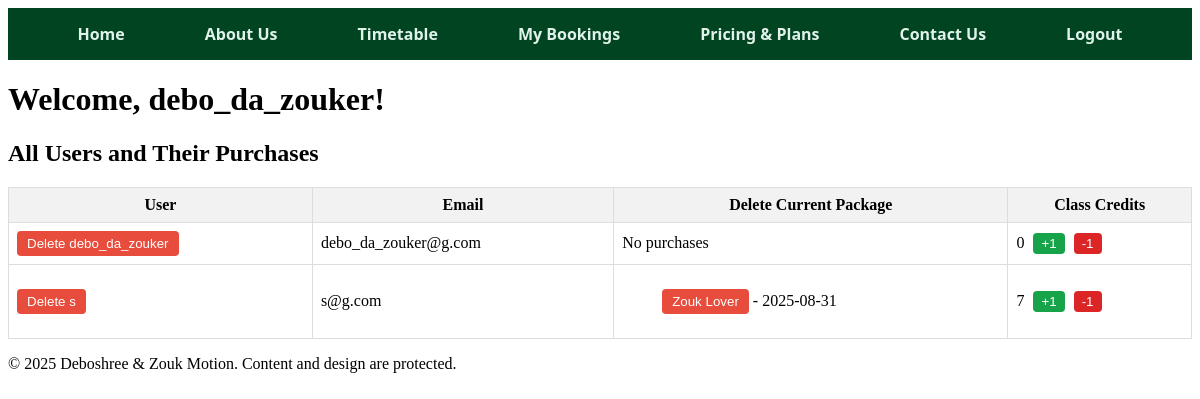
The page /dashboard (signed in) on the database its author committed.
### app.py (models this page shows)
class User(db.Model):
    id = db.Column(db.Integer, primary_key=True)
    name = db.Column(db.String(150))
    email = db.Column(db.String(150), unique=True, nullable=False)
    password = db.Column(db.String(200), nullable=False)
    remaining_classes = db.Column(db.Integer, default=0)

class Purchase(db.Model):
    id = db.Column(db.Integer, primary_key=True)
    user_id = db.Column(db.Integer, db.ForeignKey('user.id'), nullable=False)
    plan_name = db.Column(db.String(100), nullable=False)
    timestamp = db.Column(db.DateTime, default=datetime.utcnow)
    user = db.relationship('User', backref=db.backref('purchases', lazy=True))

### app.py (the view)
@app.route('/dashboard')
def dashboard():
    if 'username' not in session:
        flash('Please log in first.')
        return redirect(url_for('login'))
    admin_email = "debo_da_zouker"
    is_admin = (session.get('username') == admin_email)
    if is_admin:
        users = User.query.order_by(User.id).all()
        return render_template('dashboard.html', username=session['username'], users=users, is_admin=True)
    else:
        user = User.query.get(session['user_id'])
        purchases = Purchase.query.filter_by(user_id=session['user_id']).order_by(Purchase.timestamp.desc()).all()
        return render_template('dashboard.html', username=session['username'], purchases=purchases, is_admin=False, user = user)

### templates/dashboard.html (shortened to what this page needs)
<!DOCTYPE html>
<html>
<head>
    <link rel="stylesheet" href="{{ url_for('static', filename='styles.css') }}">
</head>
<body class="bg-gray-900 text-white font-sans p-8">
    <header>
        <nav>
            <div class="nav-container">
                <ul class="top-nav">
                    <li><a href="{{ url_for('dashboard') }}">Home</a></li>
                    <li><a href="{{ url_for('about') }}">About Us</a></li>
                    <li><a href="{{ url_for('timetable') }}">Timetable</a></li>
                    <li><a href="{{ url_for('mybookings') }}">My Bookings</a></li>
                    <li><a href="{{ url_for('pricing') }}">Pricing & Plans</a></li>
                    <li><a href="contact.html">Contact Us</a></li>
                    <li><a href="{{ url_for('logout') }}">Logout</a></li>
                </ul>
            </div>
        </nav>
    </header>
    <h1>Welcome, {{ username }}!</h1>
    {% if is_admin %}
        <h2>All Users and Their Purchases</h2>
        <table>
            <thead>
                <tr>
                    <th>User</th>
                    <th>Email</th>
                    <th>Delete Current Package</th>
                    <th>Class Credits</th>
                </tr>
            </thead>
            <tbody>
                {% for user in users %}
                <tr>
                    <td>
                        <form action="{{ url_for('delete_user', user_id=user.id) }}" method="POST" onsubmit="return confirm('Are you sure you want to delete this user and all their purchases?');">
                            <button type="submit">Delete {{user.name}}</button>
                        </form>
                    </td>
                    <td>{{ user.email }}</td>
                    <td>
                        {% if user.purchases %}
                            <ul style="list-style-type:none;">
                            {% for p in user.purchases %}
                                <li>
                                <form action="{{ url_for('delete_purchase', purchase_id=p.id) }}" method="POST"
                                    style="display:inline;"
                                    onsubmit="return confirm('Delete this purchase?');">
                                    <button type="submit">{{ p.plan_name }} </button>
                                </form>- {{ p.timestamp.strftime('%Y-%m-%d') }}
                                </li>
                            {% endfor %}
                            </ul>
                        {% else %}
                            No purchases
                        {% endif %}
                    </td>
                    <td>
                        <span>{{ user.remaining_classes }}</span>
                        <form action="{{ url_for('add_class_credit', user_id=user.id) }}" method="POST" style="display:inline;"
                            onsubmit="return confirm('Add one class credit to {{ user.name }}?');">
                            <button type="submit" style="background-color: #16a34a; color: white; padding: 3px 8px; border: none; border-radius: 4px; margin-left: 5px;">
                                +1
                            </button>
                        </form>
                        <form action="{{ url_for('remove_class_credit', user_id=user.id) }}" method="POST" style="display:inline;"
                            onsubmit="return confirm('Remove one class credit from {{ user.name }}?');">
                            <button type="submit" style="background-color: #dc2626; color: white; padding: 3px 8px; border: none; border-radius: 4px; margin-left: 5px;">
                                -1
                            </button>
                        </form>
                    </td>
                </tr>
                {% endfor %}
            </tbody>
        </table>
        {% endif %}
</body>
<footer>
    <p>&copy; 2025 Deboshree & Zouk Motion. Content and design are protected.</p>
</footer>
</html>

### static/styles.css (style rules this page uses)
.top-nav { list-style: none; margin: 0; padding: 0; background-color: #014421; display: flex; justify-content: center; gap: 40px; font-family: 'Segoe UI', Tahoma, Geneva, Verdana, sans-serif; }
.top-nav li { display: inline; }
.top-nav a { display: block; padding: 15px 20px; text-decoration: none; color: #e0f2e9; font-weight: bold; border-radius: 5px; transition: background-color 0.3s ease; }

### templates/dashboard.html (style rules this page uses)
table { border-collapse: collapse; width: 100%; }
th, td { border: 1px solid #ddd; padding: 8px; }
th { background-color: #f2f2f2; }
button { padding: 5px 10px; background-color: #e74c3c; color: white; border: none; border-radius: 4px; cursor: pointer; }

### rows shown on the page
User: name "debo_da_zouker", email "debo_da_zouker@g.com", shows "No purchases", remaining_classes "0"
User: name "s", email "s@g.com", remaining_classes "7"
Purchase: plan_name "Zouk Lover", timestamp "2025-08-31"
